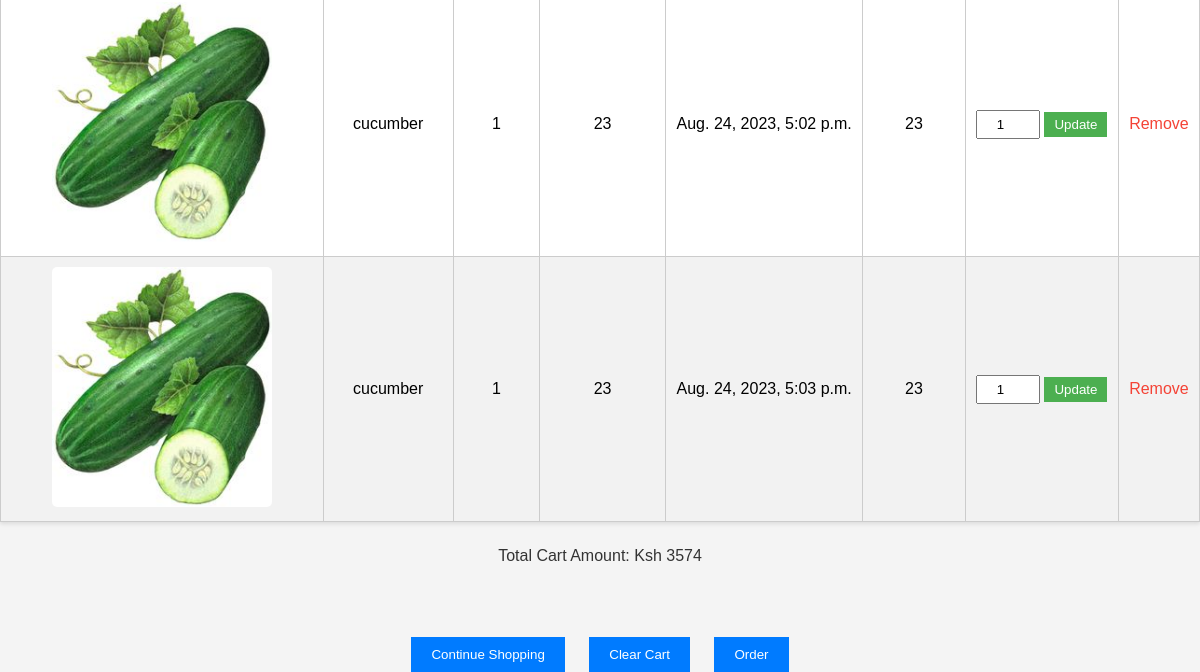
Page /cart/product_cart/ (lower part) on the earlier database version.
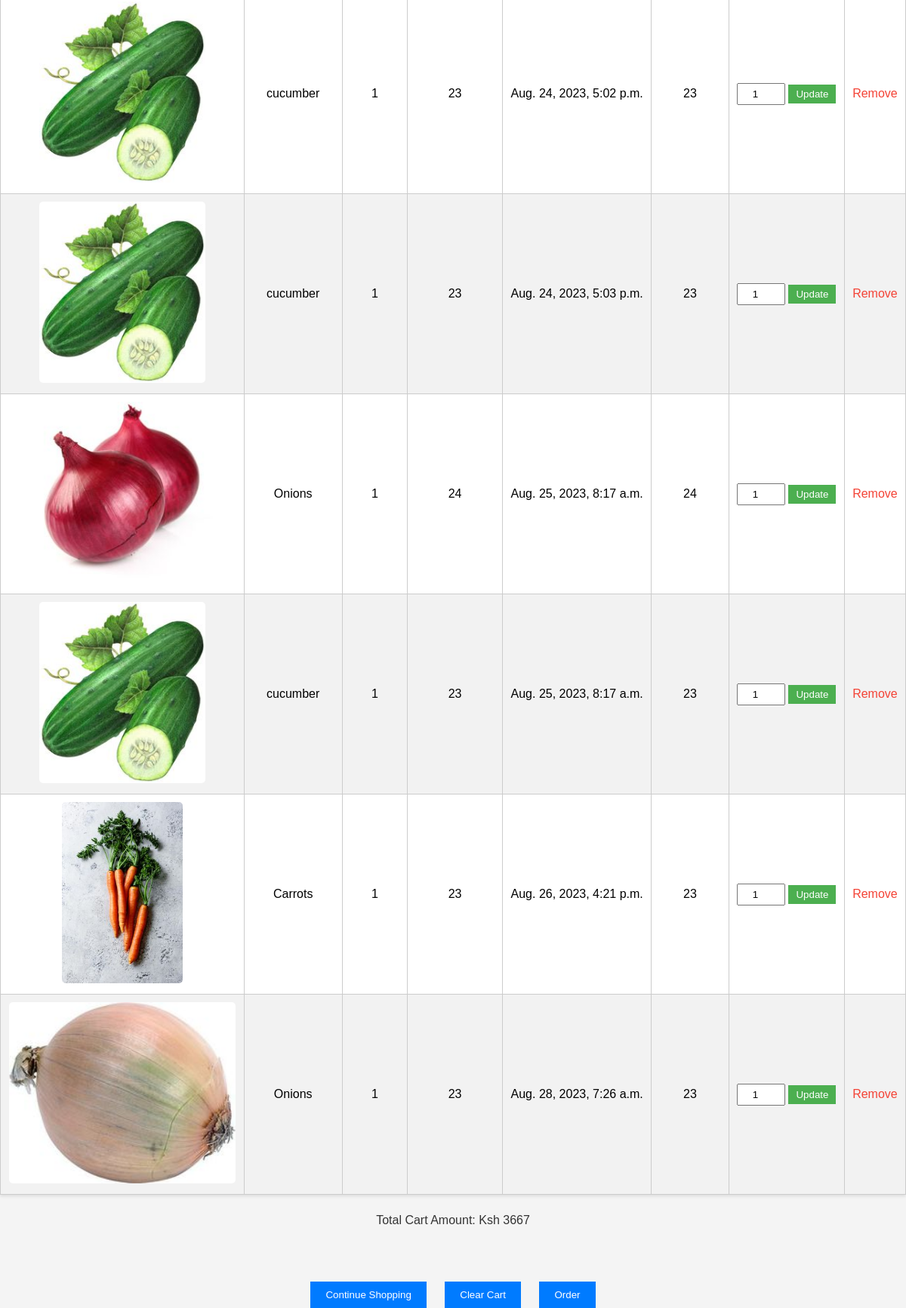
Same page on the later database version.
### cart/models.py (models this page shows)
class Product_Cart(models.Model):
    class Meta:
        verbose_name_plural = "Product_cart"
    products = models.ManyToManyField(Product)
    product_name = models.CharField(max_length=32)
    product_price = models.IntegerField()
    product_quantity = models.IntegerField()
    product_image =models.ImageField()
    date_added = models.DateTimeField()

### cart/views.py (the view)
# urls.py: path('product_cart/', view_cart, name='view_cart'),
def view_cart(request):
    product_cart = Product_Cart.objects.all()
    total_cart_price = 0
    for item in product_cart:
        item.total_price = item.product_price * item.product_quantity
        total_cart_price += item.total_price
    return render(request, "cart/view_cart.html", {"product_cart": product_cart, "total_cart_price": total_cart_price})

### templates/cart/view_cart.html (shortened to what this page needs)
<!DOCTYPE html>
<html lang="en">
<head>
</head>
<body>
    <table>
        <tbody>
            {% for product in product_cart %}
            <tr>
                <td><img src="{{ product.product_image.url }}" /></td>
                <td>{{ product.product_name }}</td>
                <td>{{ product.product_quantity }}</td>
                <td>{{ product.product_price }}</td>
                <td>{{ product.date_added }}</td>
                <td>{{ product.total_price }}</td>
                <td>
                    <form method="post" action="{% url 'update_cart' id=product.id %}">
                        <input type="number" name="quantity" value="{{ product.product_quantity }}" min="1">
                        <button type="submit" class="update">Update</button>
                    </form>
                </td>
                <td>
                    <a href="{% url 'remove_item' id=product.id %}" class="remove">Remove</a>
                </td>
            </tr>
            {% endfor %}
        </tbody>
    </table>
    <div class="total_price">
        <p >Total Cart Amount: Ksh {{ total_cart_price }}</p>
    </div>
    <br>
    <br>
    <div class="cart_buttons">
        <a href="{% url 'products_list' %}"><button>Continue Shopping</button></a>
        <a href="{% url 'empty_cart' %}"><button>Clear Cart</button></a>
        <a href="{% url 'orders_list' %}"><button>Order</button></a>
    </div>
</body>
</html>

Differences in the rows shown:
added Product_Cart: product_image (picture), product_name "Onions", product_quantity "1", product_price "24", date_added "Aug. 25, 2023, 8:17 a.m.", total_price "24", quantity "1"
added Product_Cart: product_image (picture), product_name "cucumber", product_quantity "1", product_price "23", date_added "Aug. 25, 2023, 8:17 a.m.", total_price "23", quantity "1"
added Product_Cart: product_image (picture), product_name "Carrots", product_quantity "1", product_price "23", date_added "Aug. 26, 2023, 4:21 p.m.", total_price "23", quantity "1"
added Product_Cart: product_image (picture), product_name "Onions", product_quantity "1", product_price "23", date_added "Aug. 28, 2023, 7:26 a.m.", total_price "23", quantity "1"
Other differences:
{{ total_cart_price }}: "3574" → "3667"
